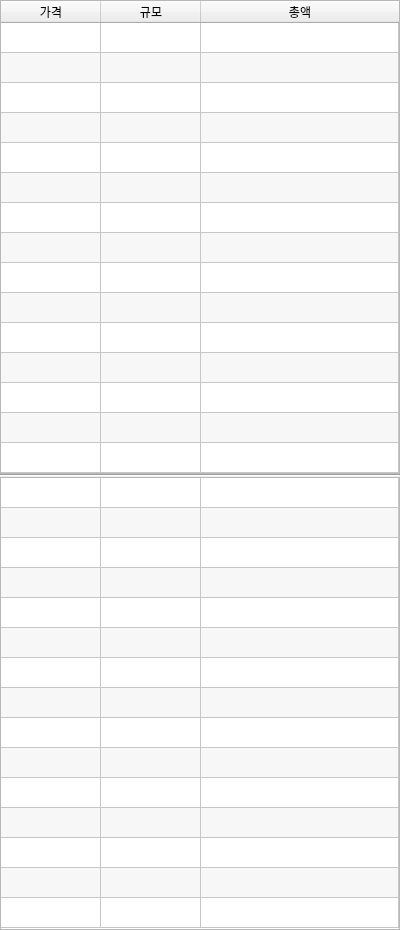
<?xml version="1.0" encoding="UTF-8"?>
<ui version="4.0">
 <class>Form</class>
 <widget class="QWidget" name="Form">
  <property name="geometry">
   <rect>
    <x>0</x>
    <y>0</y>
    <width>400</width>
    <height>930</height>
   </rect>
  </property>
  <property name="windowTitle">
   <string>Form</string>
  </property>
  <layout class="QVBoxLayout" name="verticalLayout">
   <property name="spacing">
    <number>0</number>
   </property>
   <property name="leftMargin">
    <number>0</number>
   </property>
   <property name="topMargin">
    <number>0</number>
   </property>
   <property name="rightMargin">
    <number>0</number>
   </property>
   <property name="bottomMargin">
    <number>0</number>
   </property>
   <item>
    <widget class="QTableWidget" name="tableAsks">
     <property name="sizePolicy">
      <sizepolicy hsizetype="Minimum" vsizetype="Minimum">
       <horstretch>0</horstretch>
       <verstretch>0</verstretch>
      </sizepolicy>
     </property>
     <property name="minimumSize">
      <size>
       <width>400</width>
       <height>0</height>
      </size>
     </property>
     <property name="verticalScrollBarPolicy">
      <enum>Qt::ScrollBarAlwaysOff</enum>
     </property>
     <property name="horizontalScrollBarPolicy">
      <enum>Qt::ScrollBarAlwaysOff</enum>
     </property>
     <property name="sizeAdjustPolicy">
      <enum>QAbstractScrollArea::AdjustToContents</enum>
     </property>
     <property name="editTriggers">
      <set>QAbstractItemView::NoEditTriggers</set>
     </property>
     <property name="alternatingRowColors">
      <bool>true</bool>
     </property>
     <property name="rowCount">
      <number>15</number>
     </property>
     <property name="columnCount">
      <number>3</number>
     </property>
     <attribute name="horizontalHeaderVisible">
      <bool>true</bool>
     </attribute>
     <attribute name="horizontalHeaderStretchLastSection">
      <bool>true</bool>
     </attribute>
     <attribute name="verticalHeaderVisible">
      <bool>false</bool>
     </attribute>
     <row/>
     <row/>
     <row/>
     <row/>
     <row/>
     <row/>
     <row/>
     <row/>
     <row/>
     <row/>
     <row/>
     <row/>
     <row/>
     <row/>
     <row/>
     <column>
      <property name="text">
       <string>가격</string>
      </property>
     </column>
     <column>
      <property name="text">
       <string>규모</string>
      </property>
     </column>
     <column>
      <property name="text">
       <string>총액</string>
      </property>
     </column>
    </widget>
   </item>
   <item>
    <widget class="Line" name="line">
     <property name="orientation">
      <enum>Qt::Horizontal</enum>
     </property>
    </widget>
   </item>
   <item>
    <widget class="QTableWidget" name="tableBids">
     <property name="sizePolicy">
      <sizepolicy hsizetype="Minimum" vsizetype="Minimum">
       <horstretch>0</horstretch>
       <verstretch>0</verstretch>
      </sizepolicy>
     </property>
     <property name="minimumSize">
      <size>
       <width>400</width>
       <height>0</height>
      </size>
     </property>
     <property name="verticalScrollBarPolicy">
      <enum>Qt::ScrollBarAlwaysOff</enum>
     </property>
     <property name="horizontalScrollBarPolicy">
      <enum>Qt::ScrollBarAlwaysOff</enum>
     </property>
     <property name="sizeAdjustPolicy">
      <enum>QAbstractScrollArea::AdjustToContents</enum>
     </property>
     <property name="editTriggers">
      <set>QAbstractItemView::NoEditTriggers</set>
     </property>
     <property name="alternatingRowColors">
      <bool>true</bool>
     </property>
     <property name="rowCount">
      <number>15</number>
     </property>
     <property name="columnCount">
      <number>3</number>
     </property>
     <attribute name="horizontalHeaderVisible">
      <bool>false</bool>
     </attribute>
     <attribute name="horizontalHeaderStretchLastSection">
      <bool>true</bool>
     </attribute>
     <attribute name="verticalHeaderVisible">
      <bool>false</bool>
     </attribute>
     <row/>
     <row/>
     <row/>
     <row/>
     <row/>
     <row/>
     <row/>
     <row/>
     <row/>
     <row/>
     <row/>
     <row/>
     <row/>
     <row/>
     <row/>
     <column/>
     <column/>
     <column/>
    </widget>
   </item>
  </layout>
 </widget>
 <resources/>
 <connections/>
</ui>
